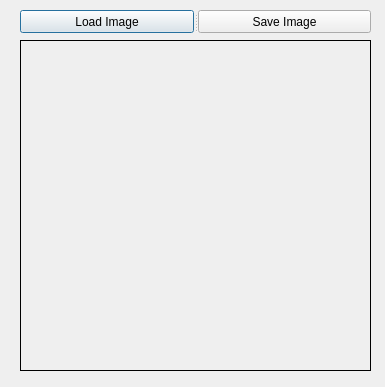
<?xml version="1.0" encoding="UTF-8"?>
<ui version="4.0">
 <class>Dialog</class>
 <widget class="QDialog" name="Dialog">
  <property name="geometry">
   <rect>
    <x>0</x>
    <y>0</y>
    <width>385</width>
    <height>387</height>
   </rect>
  </property>
  <property name="windowTitle">
   <string>Open-Save Image UI</string>
  </property>
  <widget class="QLabel" name="lblImage">
   <property name="geometry">
    <rect>
     <x>20</x>
     <y>40</y>
     <width>351</width>
     <height>331</height>
    </rect>
   </property>
   <property name="frameShape">
    <enum>QFrame::Box</enum>
   </property>
   <property name="text">
    <string/>
   </property>
  </widget>
  <widget class="QSplitter" name="splitter">
   <property name="geometry">
    <rect>
     <x>20</x>
     <y>10</y>
     <width>351</width>
     <height>23</height>
    </rect>
   </property>
   <property name="orientation">
    <enum>Qt::Horizontal</enum>
   </property>
   <widget class="QPushButton" name="btnLoadImage">
    <property name="text">
     <string>Load Image</string>
    </property>
   </widget>
   <widget class="QPushButton" name="btnSaveImage">
    <property name="text">
     <string>Save Image</string>
    </property>
   </widget>
  </widget>
 </widget>
 <resources/>
 <connections/>
</ui>
